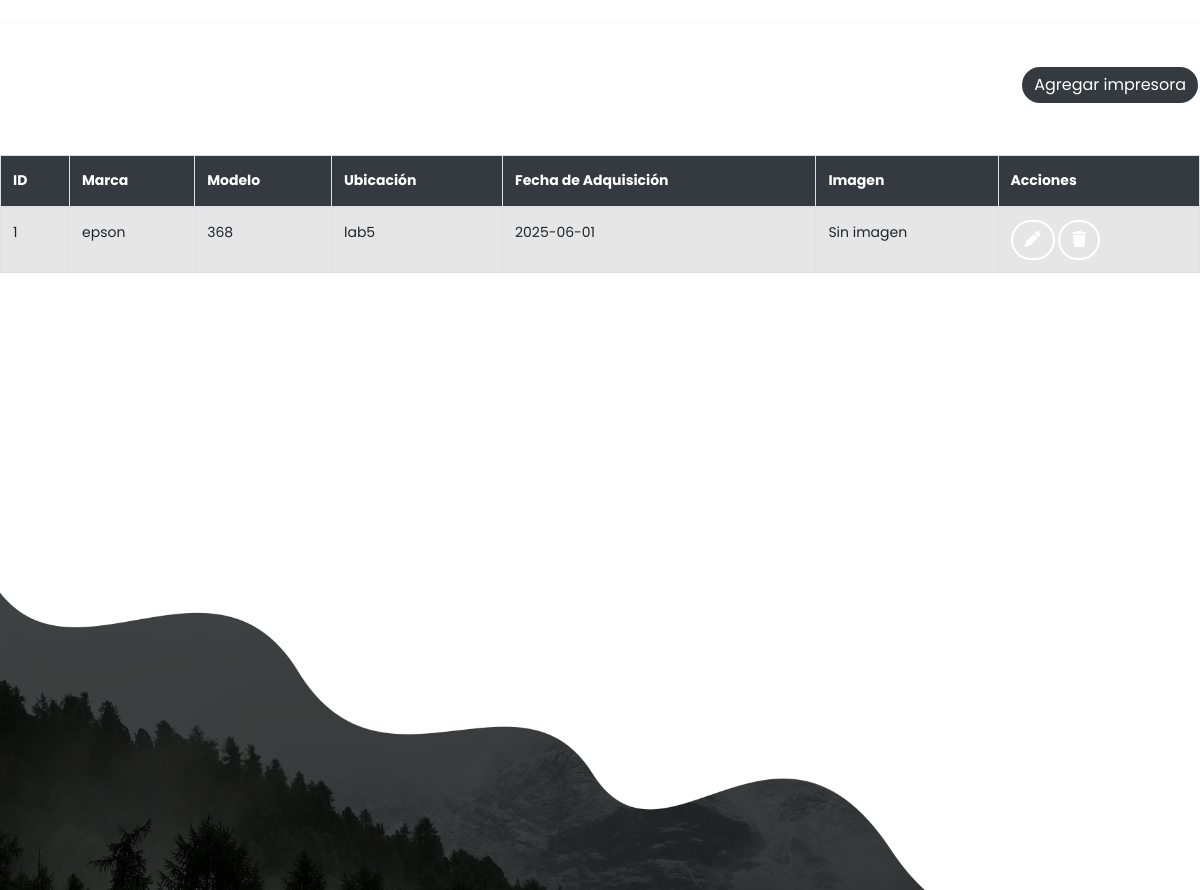
/ (middle part), run on an earlier commit of the app's database.
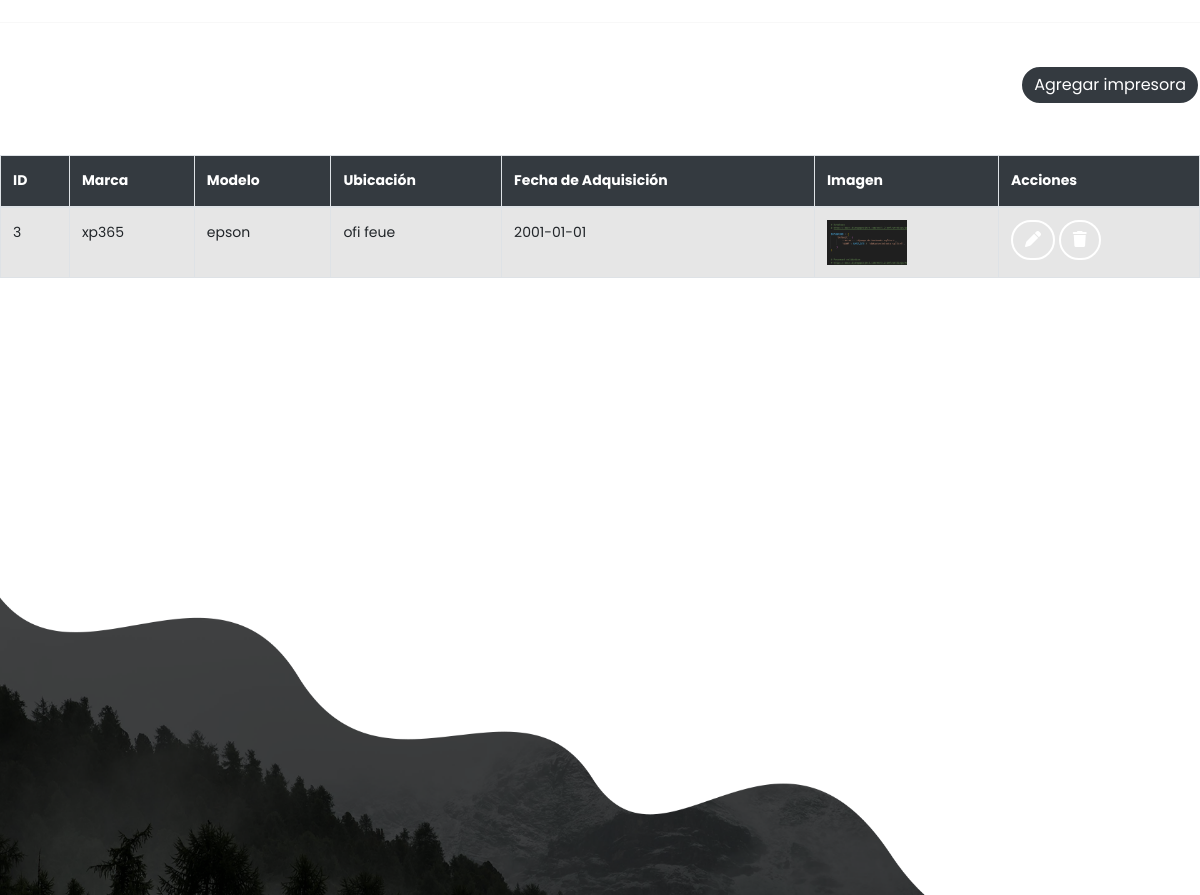
And on a later commit of the database.
### Aplicaciones/Impresoras/models.py (models this page shows, shortened)
class Impresora(models.Model):
    id=models.AutoField(primary_key=True)
    marca = models.CharField(max_length=100)
    modelo = models.CharField(max_length=100)
    ubicacion = models.CharField(max_length=150)
    fecha_adquisicion = models.CharField(max_length=100)
    imagen = models.FileField(upload_to='impresoras',null=True,blank=True)

### Aplicaciones/Impresoras/views.py (the view)
# urls.py: path('', views.inicioI),
def inicioI(request):
    listadoImpresoras = Impresora.objects.all()
    return render(request, "inicioI.html", {'impresoras': listadoImpresoras})

### Aplicaciones/Impresoras/templates/inicioI.html (shortened to what this page needs)
{% extends './plantilla.html' %}
{% block contenido %}
<br>
<h1><b>Listado de impresoras</b></h1>
<hr>
<br>
<div class="text-end">
    <a href="nuevaImpresora" class="btn btn-primary bg-dark">Agregar impresora</a>
</div>
<br>
<br>
<table class="table table-bordered table-striped table-hover" id="tbl_cargos">
    <thead class="bg-dark" style="color: white;">
        <tr>
            <th>ID</th>
            <th>Marca</th>
            <th>Modelo</th>
            <th>Ubicación</th>
            <th>Fecha de Adquisición</th>
            <th>Imagen</th>
            <th>Acciones</th>
        </tr>
    </thead>
    <tbody>
        {% for impresoraTemporal in impresoras %}
            <tr>
                <td>{{ impresoraTemporal.id }}</td>
                <td>{{ impresoraTemporal.marca }}</td>
                <td>{{ impresoraTemporal.modelo }}</td>
                <td>{{ impresoraTemporal.ubicacion }}</td>
                <td>{{ impresoraTemporal.fecha_adquisicion }}</td>
                <td>
                    {% if impresoraTemporal.imagen %}
                        <img src="{{impresoraTemporal.imagen.url}}" width="80" height="80" />
                    {% else %}
                        Sin imagen
                    {% endif %}
                </td>
                <td>
                    <a href="editarImpresora/{{impresoraTemporal.id}}" class="btn btn-outline-warning">
                        <i class="fa fa-pen"></i>
                    </a>
                    <a href="#"  class="btn btn-outline-danger" onclick="confirmarEliminacion('{{ impresoraTemporal.id }}')" >
                        <i class="fa fa-trash"></i>
                    </a>
                </td>
            </tr>
        {% endfor %}
    </tbody>
</table><br><br><br><br><br><br><br><br><br><br><br><br>
{% endblock %}

### Aplicaciones/Impresoras/templates/plantilla.html (shortened to what this page needs)
{% load static %}
<!DOCTYPE html>
<html lang="es">
<head>
  <head>
    <link href="https://cdn.jsdelivr.net/npm/bootstrap@5.2.3/dist/css/bootstrap.min.css" rel="stylesheet">
    <link rel="stylesheet" href="https://cdnjs.cloudflare.com/ajax/libs/font-awesome/6.7.2/css/all.min.css" />
    <link rel="stylesheet" href="//cdn.datatables.net/2.3.1/css/dataTables.dataTables.min.css">
    <link rel="stylesheet" href="https://cdn.datatables.net/1.13.7/css/dataTables.bootstrap5.min.css">
    <link rel="stylesheet" href="https://cdn.datatables.net/buttons/2.4.2/css/buttons.dataTables.min.css">
    <link rel="stylesheet" href="https://cdnjs.cloudflare.com/ajax/libs/bootstrap-fileinput/5.5.4/css/fileinput.min.css" />
    <link rel="stylesheet" href="{% static 'plantilla/world/css/owl.carousel.min.css' %}">
    <link rel="stylesheet" href="{% static 'plantilla/world/css/owl.theme.default.min.css' %}">
    <link rel="stylesheet" href="https://cdnjs.cloudflare.com/ajax/libs/fancybox/2.1.5/jquery.fancybox.min.css" media="screen">
    <link rel="stylesheet" type="text/css" href="{% static 'plantilla/world/css/bootstrap.min.css' %}">
    <link rel="stylesheet" type="text/css" href="{% static 'plantilla/world/css/style.css' %}">
    <link rel="stylesheet" href="{% static 'plantilla/world/css/responsive.css' %}">
    <link rel="stylesheet" href="{% static 'plantilla/world/css/jquery.mCustomScrollbar.min.css' %}">
 </head>
<body>
  {% block contenido%}
       {% endblock %}
    <div class="footer_section layout_padding">
   <div class="container">
      <div class="location_main">
         <div class="call_text"><img src="{% static 'plantilla/world/images/call-icon.png' %}"></div>
      </div>
      <div class="social_icon">
      </div>
   </div>
</div>
</body>
</html>

### Mantenimineto/static/plantilla/world/css/style.css (style rules this page uses)
* { box-sizing: border-box !important; transition: ease all 0.5s; }
html { scroll-behavior: smooth; }
body { color: #666666; font-size: 14px; line-height: 1.80857; font-weight: normal; overflow-x: hidden; font-family: 'Poppins', sans-serif; }
a { color: #1f1f1f; text-decoration: none !important; outline: none !important; -webkit-transition: all .3s ease-in-out; -moz-transition: all .3s ease-in-out; -ms-transition: all .3s ease-in-out; -o-transition: all .3s ease-in-out; transition: all .3s ease-in-out; }
h1, h2, h3, h4, h5, h6 { letter-spacing: 0; font-weight: normal; position: relative; padding: 0 0 10px 0; font-weight: normal; line-height: normal; color: #111111; margin: 0 }
h1 { font-size: 24px }
*, *::after, *::before { -webkit-box-sizing: border-box; -moz-box-sizing: border-box; box-sizing: border-box; }
a { color: #222222; text-decoration: none; outline: none !important; }
a, .btn { text-decoration: none !important; outline: none !important; -webkit-transition: all .3s ease-in-out; -moz-transition: all .3s ease-in-out; -ms-transition: all .3s ease-in-out; -o-transition: all .3s ease-in-out; transition: all .3s ease-in-out; }
img { max-width: 100%; height: auto; }
.layout_padding { padding-top: 90px; padding-bottom: 0px; }
.btn:not(:disabled):not(.disabled) { cursor: pointer; border-radius: 20px; border: 2px solid #fff; color: #fff; }
.footer_section { width: 100%; float: left; background-image: url(../images/footer-bg.png); height: auto; padding-top: 250px; background-size: 100% 100%; padding-bottom: 30px; background-repeat: no-repeat; }
.social_icon { width: 100%; margin: 0 auto; text-align: center; }
.location_main { width: 100%; margin: 0 auto; text-align: center; padding-top: 40px; }
.call_text { width: 100%; float: left; font-size: 16px; color: #ffffff; padding-top: 10px }

What changed in the data, as far as the page shows it:
removed Impresora: id "1", marca "epson", modelo "368", ubicacion "lab5", fecha_adquisicion "2025-06-01", shows "Sin imagen"
added Impresora: id "3", marca "xp365", modelo "epson", ubicacion "ofi feue", fecha_adquisicion "2001-01-01", imagen (picture)
